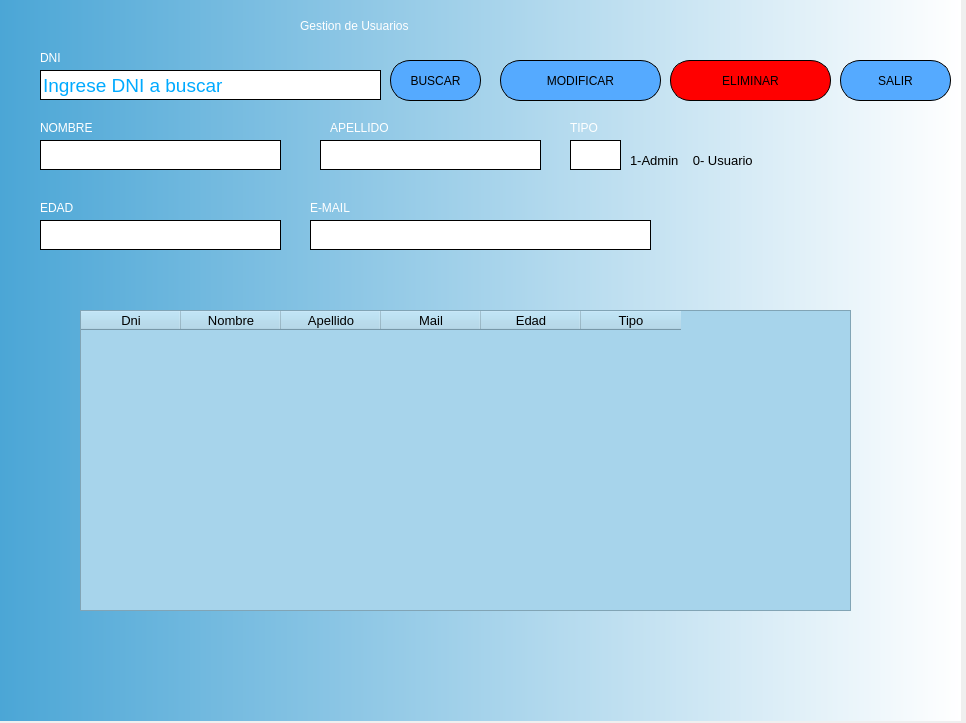
<?xml version="1.0" encoding="UTF-8"?>
<ui version="4.0">
 <class>Form_modiSuperUsu</class>
 <widget class="QWidget" name="Form_modiSuperUsu">
  <property name="geometry">
   <rect>
    <x>0</x>
    <y>0</y>
    <width>966</width>
    <height>723</height>
   </rect>
  </property>
  <property name="sizePolicy">
   <sizepolicy hsizetype="Fixed" vsizetype="Fixed">
    <horstretch>0</horstretch>
    <verstretch>0</verstretch>
   </sizepolicy>
  </property>
  <property name="minimumSize">
   <size>
    <width>966</width>
    <height>723</height>
   </size>
  </property>
  <property name="windowTitle">
   <string>Form</string>
  </property>
  <property name="styleSheet">
   <string notr="true"/>
  </property>
  <widget class="QWidget" name="bgwidget" native="true">
   <property name="geometry">
    <rect>
     <x>0</x>
     <y>0</y>
     <width>961</width>
     <height>721</height>
    </rect>
   </property>
   <property name="styleSheet">
    <string notr="true">QWidget#bgwidget{
background-color: qlineargradient(spread:pad, x1:0, y1:0, x2:1, y2:0, stop:0 rgba(75, 166, 214, 255), stop:1 rgba(255, 255, 255, 255));}
</string>
   </property>
   <widget class="QLabel" name="label">
    <property name="geometry">
     <rect>
      <x>40</x>
      <y>50</y>
      <width>251</width>
      <height>16</height>
     </rect>
    </property>
    <property name="styleSheet">
     <string notr="true">color: rgb(255, 255, 255);</string>
    </property>
    <property name="text">
     <string>DNI</string>
    </property>
   </widget>
   <widget class="QLabel" name="label_4">
    <property name="geometry">
     <rect>
      <x>330</x>
      <y>120</y>
      <width>379</width>
      <height>16</height>
     </rect>
    </property>
    <property name="styleSheet">
     <string notr="true">color: rgb(255, 255, 255);</string>
    </property>
    <property name="text">
     <string>APELLIDO</string>
    </property>
   </widget>
   <widget class="QLabel" name="label_5">
    <property name="geometry">
     <rect>
      <x>310</x>
      <y>200</y>
      <width>379</width>
      <height>16</height>
     </rect>
    </property>
    <property name="styleSheet">
     <string notr="true">color: rgb(255, 255, 255);</string>
    </property>
    <property name="text">
     <string>E-MAIL</string>
    </property>
   </widget>
   <widget class="QLabel" name="label_7">
    <property name="geometry">
     <rect>
      <x>570</x>
      <y>120</y>
      <width>121</width>
      <height>16</height>
     </rect>
    </property>
    <property name="styleSheet">
     <string notr="true">color: rgb(255, 255, 255);</string>
    </property>
    <property name="text">
     <string>TIPO</string>
    </property>
   </widget>
   <widget class="QLabel" name="label_6">
    <property name="geometry">
     <rect>
      <x>40</x>
      <y>200</y>
      <width>121</width>
      <height>16</height>
     </rect>
    </property>
    <property name="styleSheet">
     <string notr="true">color: rgb(255, 255, 255);</string>
    </property>
    <property name="text">
     <string>EDAD</string>
    </property>
   </widget>
   <widget class="QLabel" name="label_3">
    <property name="geometry">
     <rect>
      <x>40</x>
      <y>120</y>
      <width>379</width>
      <height>16</height>
     </rect>
    </property>
    <property name="styleSheet">
     <string notr="true">color: rgb(255, 255, 255);</string>
    </property>
    <property name="text">
     <string>NOMBRE</string>
    </property>
   </widget>
   <widget class="QPushButton" name="btnConfirmar">
    <property name="geometry">
     <rect>
      <x>500</x>
      <y>60</y>
      <width>161</width>
      <height>41</height>
     </rect>
    </property>
    <property name="toolTip">
     <string>Presione despues de modificar los datos</string>
    </property>
    <property name="styleSheet">
     <string notr="true">border-radius:20px;
background-color:rgb(85, 170, 255);
font: 14pt &quot;MS Shell Dlg 2&quot;;
border: 1px solid black;
border-style: outset</string>
    </property>
    <property name="text">
     <string>MODIFICAR</string>
    </property>
   </widget>
   <widget class="QPushButton" name="btnBuscar">
    <property name="geometry">
     <rect>
      <x>390</x>
      <y>60</y>
      <width>91</width>
      <height>41</height>
     </rect>
    </property>
    <property name="mouseTracking">
     <bool>true</bool>
    </property>
    <property name="toolTip">
     <string>Presione para buscar un DNI</string>
    </property>
    <property name="styleSheet">
     <string notr="true">border-radius:20px;
background-color:rgb(85, 170, 255);
font: 14pt &quot;MS Shell Dlg 2&quot;;
border: 1px solid black;
border-style: outset</string>
    </property>
    <property name="text">
     <string>BUSCAR</string>
    </property>
    <property name="default">
     <bool>false</bool>
    </property>
   </widget>
   <widget class="QTableWidget" name="tableListUsu">
    <property name="geometry">
     <rect>
      <x>80</x>
      <y>310</y>
      <width>771</width>
      <height>301</height>
     </rect>
    </property>
    <property name="styleSheet">
     <string notr="true">background:rgb(111, 222, 255);
background:rgb(167, 212, 235);</string>
    </property>
    <attribute name="verticalHeaderVisible">
     <bool>false</bool>
    </attribute>
    <column>
     <property name="text">
      <string>Dni</string>
     </property>
     <property name="font">
      <font>
       <pointsize>10</pointsize>
      </font>
     </property>
    </column>
    <column>
     <property name="text">
      <string>Nombre</string>
     </property>
     <property name="font">
      <font>
       <pointsize>10</pointsize>
      </font>
     </property>
    </column>
    <column>
     <property name="text">
      <string>Apellido</string>
     </property>
     <property name="font">
      <font>
       <pointsize>10</pointsize>
      </font>
     </property>
    </column>
    <column>
     <property name="text">
      <string>Mail</string>
     </property>
     <property name="font">
      <font>
       <pointsize>10</pointsize>
      </font>
     </property>
    </column>
    <column>
     <property name="text">
      <string>Edad</string>
     </property>
     <property name="font">
      <font>
       <pointsize>10</pointsize>
      </font>
     </property>
    </column>
    <column>
     <property name="text">
      <string>Tipo</string>
     </property>
     <property name="font">
      <font>
       <pointsize>10</pointsize>
      </font>
     </property>
    </column>
   </widget>
   <widget class="QLineEdit" name="box_dni">
    <property name="geometry">
     <rect>
      <x>40</x>
      <y>70</y>
      <width>341</width>
      <height>30</height>
     </rect>
    </property>
    <property name="font">
     <font>
      <family>MS Shell Dlg 2</family>
      <pointsize>14</pointsize>
      <weight>50</weight>
      <italic>false</italic>
      <bold>false</bold>
     </font>
    </property>
    <property name="styleSheet">
     <string notr="true">border-radius:20px;
font: 14pt &quot;MS Shell Dlg 2&quot;;
border: 1px solid black;
color: rgb(0, 170, 255)</string>
    </property>
    <property name="text">
     <string>Ingrese DNI a buscar</string>
    </property>
   </widget>
   <widget class="QLineEdit" name="boxNombre">
    <property name="geometry">
     <rect>
      <x>40</x>
      <y>140</y>
      <width>241</width>
      <height>30</height>
     </rect>
    </property>
    <property name="font">
     <font>
      <family>MS Shell Dlg 2</family>
      <pointsize>14</pointsize>
      <weight>50</weight>
      <italic>false</italic>
      <bold>false</bold>
     </font>
    </property>
    <property name="styleSheet">
     <string notr="true">border-radius:20px;
font: 14pt &quot;MS Shell Dlg 2&quot;;
border: 1px solid black;
color: rgb(0, 170, 255)</string>
    </property>
    <property name="text">
     <string/>
    </property>
   </widget>
   <widget class="QLineEdit" name="boxApellido">
    <property name="geometry">
     <rect>
      <x>320</x>
      <y>140</y>
      <width>221</width>
      <height>30</height>
     </rect>
    </property>
    <property name="font">
     <font>
      <family>MS Shell Dlg 2</family>
      <pointsize>14</pointsize>
      <weight>50</weight>
      <italic>false</italic>
      <bold>false</bold>
     </font>
    </property>
    <property name="styleSheet">
     <string notr="true">border-radius:20px;
font: 14pt &quot;MS Shell Dlg 2&quot;;
border: 1px solid black;
color: rgb(0, 170, 255)</string>
    </property>
    <property name="text">
     <string/>
    </property>
   </widget>
   <widget class="QLineEdit" name="boxEmail">
    <property name="geometry">
     <rect>
      <x>310</x>
      <y>220</y>
      <width>341</width>
      <height>30</height>
     </rect>
    </property>
    <property name="font">
     <font>
      <family>MS Shell Dlg 2</family>
      <pointsize>14</pointsize>
      <weight>50</weight>
      <italic>false</italic>
      <bold>false</bold>
     </font>
    </property>
    <property name="styleSheet">
     <string notr="true">border-radius:20px;
font: 14pt &quot;MS Shell Dlg 2&quot;;
border: 1px solid black;
color: rgb(0, 170, 255)</string>
    </property>
    <property name="text">
     <string/>
    </property>
   </widget>
   <widget class="QLineEdit" name="boxEdad">
    <property name="geometry">
     <rect>
      <x>40</x>
      <y>220</y>
      <width>241</width>
      <height>30</height>
     </rect>
    </property>
    <property name="font">
     <font>
      <family>MS Shell Dlg 2</family>
      <pointsize>14</pointsize>
      <weight>50</weight>
      <italic>false</italic>
      <bold>false</bold>
     </font>
    </property>
    <property name="styleSheet">
     <string notr="true">border-radius:20px;
font: 14pt &quot;MS Shell Dlg 2&quot;;
border: 1px solid black;
color: rgb(0, 170, 255)</string>
    </property>
    <property name="text">
     <string/>
    </property>
   </widget>
   <widget class="QLineEdit" name="boxTipo">
    <property name="geometry">
     <rect>
      <x>570</x>
      <y>140</y>
      <width>51</width>
      <height>30</height>
     </rect>
    </property>
    <property name="font">
     <font>
      <family>MS Shell Dlg 2</family>
      <pointsize>14</pointsize>
      <weight>50</weight>
      <italic>false</italic>
      <bold>false</bold>
     </font>
    </property>
    <property name="styleSheet">
     <string notr="true">border-radius:20px;
font: 14pt &quot;MS Shell Dlg 2&quot;;
border: 1px solid black;
color: rgb(0, 170, 255)</string>
    </property>
    <property name="text">
     <string/>
    </property>
   </widget>
   <widget class="QLabel" name="label_8">
    <property name="geometry">
     <rect>
      <x>300</x>
      <y>10</y>
      <width>321</width>
      <height>31</height>
     </rect>
    </property>
    <property name="styleSheet">
     <string notr="true">color: rgb(255, 255, 255);
font: 16pt &quot;MS Shell Dlg 2&quot;;</string>
    </property>
    <property name="text">
     <string>Gestion de Usuarios</string>
    </property>
   </widget>
   <widget class="QPushButton" name="btnSalir">
    <property name="geometry">
     <rect>
      <x>840</x>
      <y>60</y>
      <width>111</width>
      <height>41</height>
     </rect>
    </property>
    <property name="styleSheet">
     <string notr="true">border-radius:20px;
background-color:rgb(85, 170, 255);
font: 14pt &quot;MS Shell Dlg 2&quot;;
border: 1px solid black;
border-style: outset</string>
    </property>
    <property name="text">
     <string>SALIR</string>
    </property>
   </widget>
   <widget class="QPushButton" name="btnEli">
    <property name="geometry">
     <rect>
      <x>670</x>
      <y>60</y>
      <width>161</width>
      <height>41</height>
     </rect>
    </property>
    <property name="styleSheet">
     <string notr="true">border-radius:20px;
background-color:rgb(85, 170, 255);
background-color: rgb(255, 0, 0);
font: 14pt &quot;MS Shell Dlg 2&quot;;
border: 1px solid black;
border-style: outset</string>
    </property>
    <property name="text">
     <string>ELIMINAR</string>
    </property>
   </widget>
   <widget class="QLabel" name="label_9">
    <property name="geometry">
     <rect>
      <x>630</x>
      <y>150</y>
      <width>161</width>
      <height>20</height>
     </rect>
    </property>
    <property name="font">
     <font>
      <pointsize>10</pointsize>
     </font>
    </property>
    <property name="styleSheet">
     <string notr="true">color: black;</string>
    </property>
    <property name="text">
     <string>1-Admin    0- Usuario</string>
    </property>
   </widget>
  </widget>
 </widget>
 <resources/>
 <connections/>
</ui>
